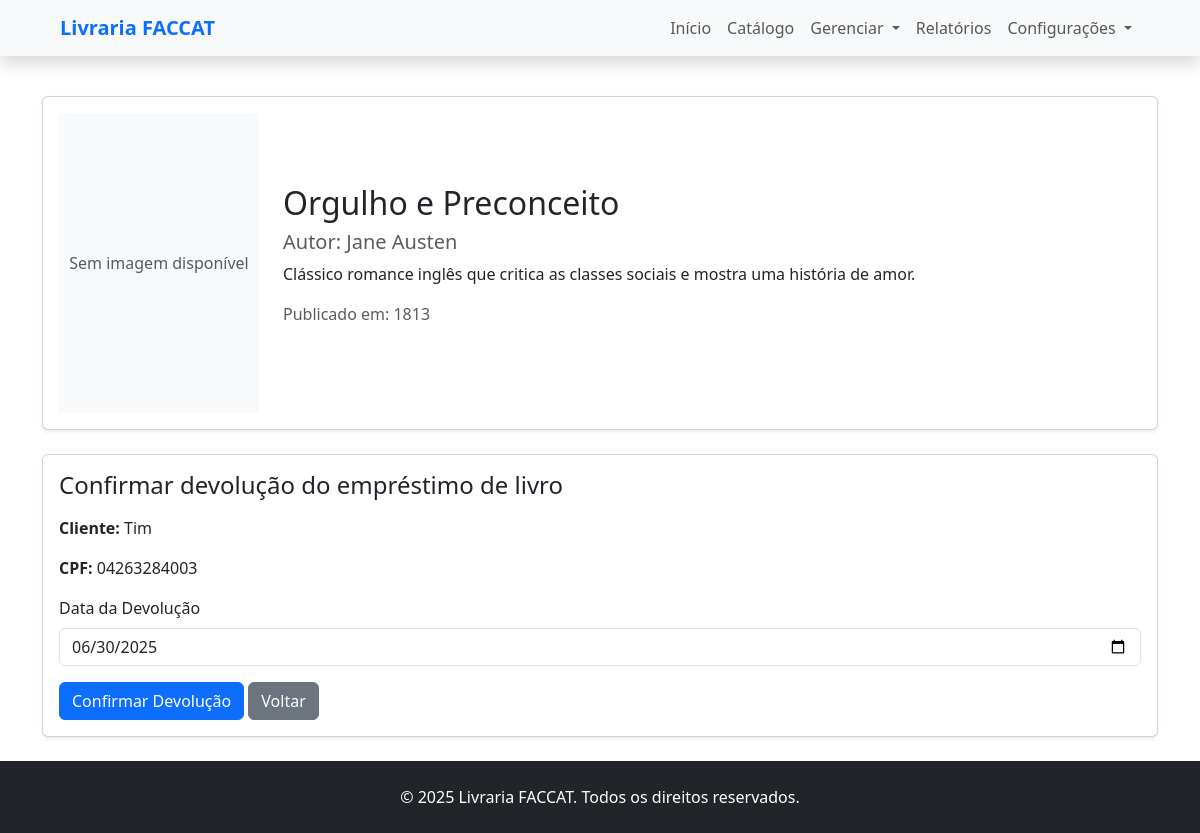
The app's page /livros/emprestimos/26/devolver (signed in) with its own data.
### livros/models.py (models this page shows, shortened)
class Livro(models.Model):
    nome = models.CharField(max_length=100)
    autor = models.CharField(max_length=100)
    descricao = models.TextField()
    ano_publicacao = models.IntegerField(default=datetime.now().year)
    url = models.URLField(blank=True, null=True)
    isbn = models.CharField(max_length=17, blank=True, null=True, unique=True,
                            help_text="ISBN do livro (ex: 978-3-16-148410-0)")
    genero = models.CharField(max_length=20, choices=GENEROS, default='ficcao')
    quantidade = models.PositiveIntegerField(default=0)

### usuarios/models.py (models this page shows, shortened)
class Cliente(models.Model):
    cpf = models.CharField(max_length=11, unique=True)
    email = models.EmailField()
    nome = models.CharField(max_length=50)
    endereco = models.CharField(max_length=30)
    logradouro = models.CharField(max_length=20)
    bairro = models.CharField(max_length=30)
    bloqueado = models.BooleanField(default=False)

### livros/views.py (the view, shortened to what this page needs)
# urls.py: path('emprestimos/<int:id_emprestimo>/devolver', views.devolver_emprestimo, name='devolver_emprestimo'),
@login_required
def devolver_emprestimo(request, id_emprestimo):
    emprestimo = get_object_or_404(Emprestimo, id=id_emprestimo)
    return render(request, 'emprestimos/confirmar_devolucao.html', {
        'livro': emprestimo.livro,
        'cliente': emprestimo.cliente,
        'data_devolucao': emprestimo.data_devolucao.strftime('%Y-%m-%d'),
    })

### livros/templates/emprestimos/confirmar_devolucao.html (shortened to what this page needs)
{% extends 'base.html' %}
{% block content %}
<div class="container my-4">
  <div class="card shadow-sm mb-4 p-3">
    <div class="d-flex flex-column flex-md-row align-items-center">
      <div style="min-width: 200px; max-width: 200px;">
        {% if livro.url %}
          <img src="{{ livro.url }}" alt="Capa do livro {{ livro.nome }}" class="img-fluid" style="max-height: 300px; object-fit: contain;">
        {% else %}
          <div class="bg-light d-flex justify-content-center align-items-center" style="height: 300px;">
            <span class="text-muted">Sem imagem disponível</span>
          </div>
        {% endif %}
      </div>
      <div class="ms-md-4 mt-3 mt-md-0 flex-grow-1">
        <h2>{{ livro.nome }}</h2>
        <h5 class="text-muted">Autor: {{ livro.autor }}</h5>
        <p>{{ livro.descricao }}</p>
        <p class="text-muted">Publicado em: {{ livro.ano_publicacao }}</p>
      </div>
    </div>
  </div>
  <div class="card shadow-sm p-3 mb-4">
    <h4 class="mb-3">Confirmar devolução do empréstimo de livro</h4>
    <p><strong>Cliente:</strong> {{ cliente.nome }}</p>
    <p><strong>CPF:</strong> {{ cliente.cpf }}</p>
    <form method="post">
      <div class="mb-3">
        <label for="id_data_devolucao" class="form-label">Data da Devolução</label>
        <input type="date" name="data_devolucao" id="id_data_devolucao" class="form-control"
               value="{{ data_devolucao|default:'' }}">
      </div>
      <button type="submit" class="btn btn-primary">Confirmar Devolução</button>
      <a href="{% url 'gerenciar_emprestimos' %}" class="btn btn-secondary">Voltar</a>
    </form>
  </div>
</div>
{% endblock %}

### records on screen
Livro: nome "Orgulho e Preconceito", autor "Jane Austen", descricao "Clássico romance inglês que critica as classes sociais e mostra uma história de amor.", ano_publicacao "1813"
Cliente: nome "Tim", cpf "04263284003"
